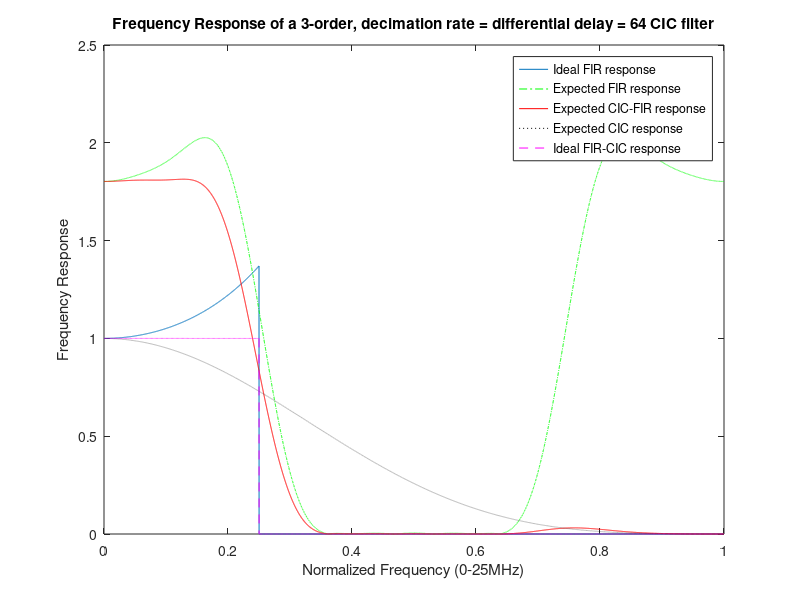
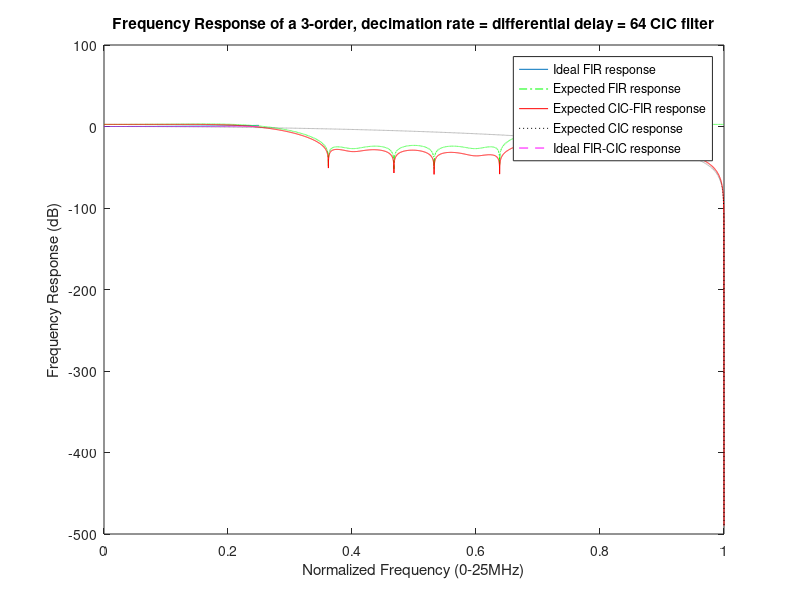

MATLAB code for these plots, in order:
%%%%% Adapted from http://www.altera.com/literature/an/an455.pdf


%%%%%% CIC filter parameters %%%%%%
R = 64; %% Decimation factor
M = 1; %% Differential delay
N = 3; %% Number of stages

B = 18; %% Coeffi. Bit-width
Fs = 1.6e9; %% (High) Sampling freq in Hz before decimation
Fc = 0.5*(Fs/2)/R; %% Pass band edge in Hz


%%%%%%% fir2.m parameters %%%%%%
L = 16; %% Filter order; must be even
Fo = R*Fc/Fs; %% Fo = 0.75*(1/2) %% Normalized Cutoff freq; 0<Fo<=0.5/M;
% Fo = 0.5/M; %% use Fo=0.5 if you don't care responses are


%% outside the pass band
%%%%%%% CIC Compensator Design using fir2.m %%%%%%
p = 2e3; %% Granularity
s = 0.25/p; %% Step size
fp = [0:s:Fo]; %% Pass band frequency samples
fs = (Fo+s):s:0.5; %% Stop band frequency samples
f = [fp fs]*2; %% Normalized frequency samples; 0<=f<=1
Mp = ones(1,length(fp)); %% Pass band response; Mp(1)=1
Mp(2:end) = abs( M*R*sin(pi*fp(2:end)/R)./sin(pi*M*fp(2:end))).^N;
Mf = [Mp zeros(1,length(fs))];
f(end) = 1;
h = fir2(L,f,Mf); %% Filter length L+1

%disp(h);


h = h/max(h); %% Floating point coefficients
hz = round(h*power(2,B-1)-1); %% Fixed point coefficients



f_range = 2; % how many times alias
f_ind = [f 1:2*s:f_range]; % The step of frequencies is 2*s
n_f_range = (0.5*Fs/R)*f_range; % f_range in Htz

%[hh, w] = freqz(h, 1, length(f));
hf = n_f_range/length(f_ind):n_f_range/length(f_ind):n_f_range;
hf = hf';
hh= freqz(h, 1, hf, Fs/R);
%plot(f, Mf, w/pi, abs(hh))

%% Calculate the combined frequency response of CIC and FIR
%Cf = [fp fs];
%Cfp = abs( M*R*sin(pi*Cf/R)./sin(pi*M*Cf)).^-N;
Cf = hf'/(Fs/R);
Cfp = abs( M*R*sin(pi*Cf/R)./sin(pi*M*Cf)).^-N;
%Ffp = Mf.*(Cfp);
Ffp = abs(hh)'.*Cfp;



figure(1)
%plot(f, Mf, w/pi, abs(hh), 'g-.', f, Ffp, 'r', f, Cfp, 'k:', f, abs(Mf.*Cfp), 'm--');
plot(f_ind/f_range, [Mf, zeros(1, length(hf)-length(Mf))], hf/n_f_range, abs(hh), 'g-.', hf/n_f_range, Ffp, 'r', hf/n_f_range, Cfp, 'k:',f_ind/f_range, abs([Mf, zeros(1, length(hf)-length(Mf))].*Cfp), 'm--');
xlabel(['Normalized Frequency (0-', num2str(0.5*f_range*Fs/(R*1e6)), 'MHz)']);
ylabel('Frequency Response');
title(['Frequency Response of a ',num2str(N), '-order, decimation rate = differential delay = 64 CIC filter']);
legend('Ideal FIR response', 'Expected FIR response', 'Expected CIC-FIR response', 'Expected CIC response', 'Ideal FIR-CIC response');
figure(2)
%plot(f, 10*log10(Mf), w/pi, 10*log10(abs(hh)),'g-.', f, 10*log10(Ffp), 'r', f, 10*log10(Cfp), 'k:', f, 10*log10(abs(Mf.*Cfp)), 'm--');
plot(f_ind/f_range, 10*log10([Mf, zeros(1, length(hf)-length(Mf))]), hf/n_f_range, 10*log10(abs(hh)), 'g-.', hf/n_f_range, 10*log10(Ffp), 'r', hf/n_f_range, 10*log10(Cfp), 'k:', f_ind/f_range, 10*log10(abs([Mf, zeros(1, length(hf)-length(Mf))].*Cfp)), 'm--');
xlabel(['Normalized Frequency (0-', num2str(0.5*f_range*Fs/(R*1e6)), 'MHz)']);
ylabel('Frequency Response (dB)');
title(['Frequency Response of a ',num2str(N), '-order, decimation rate = differential delay = 64 CIC filter']);
legend('Ideal FIR response', 'Expected FIR response', 'Expected CIC-FIR response', 'Expected CIC response', 'Ideal FIR-CIC response');


shz = size(hz);
strhz = '[';
strh = '[';
for i = 1:shz(1,2)
    strhz = [strhz, num2str(hz(i)), ', '];
    strh = [strh, num2str(h(i)), ', '];
end
strhz = [strhz, ']'];
strh = [strh, ']'];
%disp(strhz);
disp(strh);

%%% [3, -1012, 1101, 2206, -5712, -738, 15184, -11375, -29048, 57685,
%%% 131071, 57685, -29048, -11375, 15184, -738, -5712, 2206, 1101, -1012, 3]